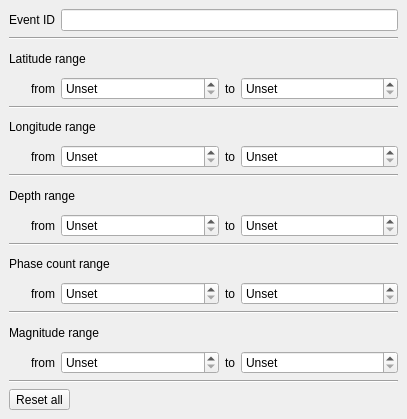
<?xml version="1.0" encoding="UTF-8"?>
<ui version="4.0">
 <class>EventFilter</class>
 <widget class="QWidget" name="EventFilter">
  <property name="geometry">
   <rect>
    <x>0</x>
    <y>0</y>
    <width>407</width>
    <height>419</height>
   </rect>
  </property>
  <property name="windowTitle">
   <string>Filter Settings</string>
  </property>
  <layout class="QVBoxLayout">
   <property name="spacing">
    <number>6</number>
   </property>
   <property name="leftMargin">
    <number>9</number>
   </property>
   <property name="topMargin">
    <number>9</number>
   </property>
   <property name="rightMargin">
    <number>9</number>
   </property>
   <property name="bottomMargin">
    <number>9</number>
   </property>
   <item>
    <layout class="QGridLayout">
     <property name="leftMargin">
      <number>0</number>
     </property>
     <property name="topMargin">
      <number>0</number>
     </property>
     <property name="rightMargin">
      <number>0</number>
     </property>
     <property name="bottomMargin">
      <number>0</number>
     </property>
     <property name="spacing">
      <number>6</number>
     </property>
     <item row="0" column="1" colspan="3">
      <widget class="QLineEdit" name="editEventID">
       <property name="toolTip">
        <string>EventID filter which allows wildcards (* and ?)</string>
       </property>
      </widget>
     </item>
     <item row="3" column="1">
      <widget class="Seiscomp::Gui::OptionalDoubleSpinBox" name="fromLatitude">
       <property name="specialValueText">
        <string>Unset</string>
       </property>
       <property name="suffix">
        <string>°</string>
       </property>
       <property name="decimals">
        <number>4</number>
       </property>
       <property name="minimum">
        <double>-90.000000000000000</double>
       </property>
       <property name="maximum">
        <double>90.000000000000000</double>
       </property>
       <property name="value">
        <double>-90.000000000000000</double>
       </property>
      </widget>
     </item>
     <item row="9" column="0">
      <widget class="QLabel" name="label_11">
       <property name="text">
        <string>from</string>
       </property>
       <property name="alignment">
        <set>Qt::AlignRight|Qt::AlignTrailing|Qt::AlignVCenter</set>
       </property>
      </widget>
     </item>
     <item row="15" column="0">
      <widget class="QLabel" name="label_14">
       <property name="text">
        <string>from</string>
       </property>
       <property name="alignment">
        <set>Qt::AlignRight|Qt::AlignTrailing|Qt::AlignVCenter</set>
       </property>
      </widget>
     </item>
     <item row="15" column="1">
      <widget class="Seiscomp::Gui::OptionalDoubleSpinBox" name="fromMagnitude">
       <property name="specialValueText">
        <string>Unset</string>
       </property>
       <property name="decimals">
        <number>1</number>
       </property>
       <property name="minimum">
        <double>-10.000000000000000</double>
       </property>
       <property name="maximum">
        <double>20.000000000000000</double>
       </property>
       <property name="singleStep">
        <double>0.500000000000000</double>
       </property>
       <property name="value">
        <double>-10.000000000000000</double>
       </property>
      </widget>
     </item>
     <item row="10" column="0" colspan="4">
      <widget class="QFrame" name="frame_3">
       <property name="frameShape">
        <enum>QFrame::HLine</enum>
       </property>
       <property name="frameShadow">
        <enum>QFrame::Sunken</enum>
       </property>
      </widget>
     </item>
     <item row="1" column="0" colspan="4">
      <widget class="QFrame" name="frame_4">
       <property name="frameShape">
        <enum>QFrame::HLine</enum>
       </property>
       <property name="frameShadow">
        <enum>QFrame::Sunken</enum>
       </property>
      </widget>
     </item>
     <item row="6" column="1">
      <widget class="Seiscomp::Gui::OptionalDoubleSpinBox" name="fromLongitude">
       <property name="specialValueText">
        <string>Unset</string>
       </property>
       <property name="suffix">
        <string>°</string>
       </property>
       <property name="decimals">
        <number>4</number>
       </property>
       <property name="minimum">
        <double>-180.000000000000000</double>
       </property>
       <property name="maximum">
        <double>180.000000000000000</double>
       </property>
       <property name="value">
        <double>-180.000000000000000</double>
       </property>
      </widget>
     </item>
     <item row="15" column="2">
      <widget class="QLabel" name="label_15">
       <property name="text">
        <string>to</string>
       </property>
      </widget>
     </item>
     <item row="6" column="3">
      <widget class="Seiscomp::Gui::OptionalDoubleSpinBox" name="toLongitude">
       <property name="specialValueText">
        <string>Unset</string>
       </property>
       <property name="suffix">
        <string>°</string>
       </property>
       <property name="decimals">
        <number>4</number>
       </property>
       <property name="minimum">
        <double>-180.000000000000000</double>
       </property>
       <property name="maximum">
        <double>180.000000000000000</double>
       </property>
       <property name="value">
        <double>-180.000000000000000</double>
       </property>
      </widget>
     </item>
     <item row="3" column="2">
      <widget class="QLabel" name="label_6">
       <property name="sizePolicy">
        <sizepolicy hsizetype="Maximum" vsizetype="Preferred">
         <horstretch>0</horstretch>
         <verstretch>0</verstretch>
        </sizepolicy>
       </property>
       <property name="text">
        <string>to</string>
       </property>
      </widget>
     </item>
     <item row="9" column="2">
      <widget class="QLabel" name="label_12">
       <property name="text">
        <string>to</string>
       </property>
      </widget>
     </item>
     <item row="6" column="2">
      <widget class="QLabel" name="label_9">
       <property name="text">
        <string>to</string>
       </property>
      </widget>
     </item>
     <item row="6" column="0">
      <widget class="QLabel" name="label_8">
       <property name="text">
        <string>from</string>
       </property>
       <property name="alignment">
        <set>Qt::AlignRight|Qt::AlignTrailing|Qt::AlignVCenter</set>
       </property>
      </widget>
     </item>
     <item row="9" column="1">
      <widget class="Seiscomp::Gui::OptionalDoubleSpinBox" name="fromDepth">
       <property name="specialValueText">
        <string>Unset</string>
       </property>
       <property name="suffix">
        <string>km</string>
       </property>
       <property name="minimum">
        <double>-999.000000000000000</double>
       </property>
       <property name="maximum">
        <double>999.000000000000000</double>
       </property>
       <property name="value">
        <double>-999.000000000000000</double>
       </property>
      </widget>
     </item>
     <item row="0" column="0">
      <widget class="QLabel" name="label_4">
       <property name="sizePolicy">
        <sizepolicy hsizetype="Maximum" vsizetype="Preferred">
         <horstretch>0</horstretch>
         <verstretch>0</verstretch>
        </sizepolicy>
       </property>
       <property name="text">
        <string>Event ID</string>
       </property>
      </widget>
     </item>
     <item row="15" column="3">
      <widget class="Seiscomp::Gui::OptionalDoubleSpinBox" name="toMagnitude">
       <property name="specialValueText">
        <string>Unset</string>
       </property>
       <property name="decimals">
        <number>1</number>
       </property>
       <property name="minimum">
        <double>-10.000000000000000</double>
       </property>
       <property name="maximum">
        <double>20.000000000000000</double>
       </property>
       <property name="singleStep">
        <double>0.500000000000000</double>
       </property>
       <property name="value">
        <double>-10.000000000000000</double>
       </property>
      </widget>
     </item>
     <item row="4" column="0" colspan="4">
      <widget class="QFrame" name="frame">
       <property name="frameShape">
        <enum>QFrame::HLine</enum>
       </property>
       <property name="frameShadow">
        <enum>QFrame::Sunken</enum>
       </property>
      </widget>
     </item>
     <item row="11" column="0" colspan="4">
      <widget class="QLabel" name="label_2">
       <property name="text">
        <string>Phase count range</string>
       </property>
      </widget>
     </item>
     <item row="3" column="0">
      <widget class="QLabel" name="label_5">
       <property name="sizePolicy">
        <sizepolicy hsizetype="Preferred" vsizetype="Preferred">
         <horstretch>0</horstretch>
         <verstretch>0</verstretch>
        </sizepolicy>
       </property>
       <property name="text">
        <string>from</string>
       </property>
       <property name="alignment">
        <set>Qt::AlignRight|Qt::AlignTrailing|Qt::AlignVCenter</set>
       </property>
      </widget>
     </item>
     <item row="7" column="0" colspan="4">
      <widget class="QFrame" name="frame_2">
       <property name="frameShape">
        <enum>QFrame::HLine</enum>
       </property>
       <property name="frameShadow">
        <enum>QFrame::Sunken</enum>
       </property>
      </widget>
     </item>
     <item row="8" column="0" colspan="4">
      <widget class="QLabel" name="label_10">
       <property name="text">
        <string>Depth range</string>
       </property>
      </widget>
     </item>
     <item row="9" column="3">
      <widget class="Seiscomp::Gui::OptionalDoubleSpinBox" name="toDepth">
       <property name="specialValueText">
        <string>Unset</string>
       </property>
       <property name="suffix">
        <string>km</string>
       </property>
       <property name="minimum">
        <double>-999.000000000000000</double>
       </property>
       <property name="maximum">
        <double>999.000000000000000</double>
       </property>
       <property name="value">
        <double>-999.000000000000000</double>
       </property>
      </widget>
     </item>
     <item row="3" column="3">
      <widget class="Seiscomp::Gui::OptionalDoubleSpinBox" name="toLatitude">
       <property name="specialValueText">
        <string>Unset</string>
       </property>
       <property name="suffix">
        <string>°</string>
       </property>
       <property name="decimals">
        <number>4</number>
       </property>
       <property name="minimum">
        <double>-90.000000000000000</double>
       </property>
       <property name="maximum">
        <double>90.000000000000000</double>
       </property>
       <property name="value">
        <double>-90.000000000000000</double>
       </property>
      </widget>
     </item>
     <item row="5" column="0" colspan="4">
      <widget class="QLabel" name="label_7">
       <property name="text">
        <string>Longitude range</string>
       </property>
      </widget>
     </item>
     <item row="2" column="0" colspan="4">
      <widget class="QLabel" name="label">
       <property name="text">
        <string>Latitude range</string>
       </property>
      </widget>
     </item>
     <item row="14" column="0" colspan="4">
      <widget class="QLabel" name="label_13">
       <property name="text">
        <string>Magnitude range</string>
       </property>
      </widget>
     </item>
     <item row="13" column="0" colspan="4">
      <widget class="QFrame" name="frame_6">
       <property name="sizePolicy">
        <sizepolicy hsizetype="Minimum" vsizetype="Fixed">
         <horstretch>0</horstretch>
         <verstretch>0</verstretch>
        </sizepolicy>
       </property>
       <property name="frameShape">
        <enum>QFrame::HLine</enum>
       </property>
       <property name="frameShadow">
        <enum>QFrame::Sunken</enum>
       </property>
      </widget>
     </item>
     <item row="12" column="0">
      <widget class="QLabel" name="label_3">
       <property name="text">
        <string>from</string>
       </property>
       <property name="alignment">
        <set>Qt::AlignRight|Qt::AlignTrailing|Qt::AlignVCenter</set>
       </property>
      </widget>
     </item>
     <item row="12" column="2">
      <widget class="QLabel" name="label_16">
       <property name="text">
        <string>to</string>
       </property>
      </widget>
     </item>
     <item row="12" column="1">
      <widget class="Seiscomp::Gui::OptionalDoubleSpinBox" name="fromPhase">
       <property name="specialValueText">
        <string>Unset</string>
       </property>
       <property name="decimals">
        <number>0</number>
       </property>
       <property name="minimum">
        <double>1.000000000000000</double>
       </property>
       <property name="maximum">
        <double>999.000000000000000</double>
       </property>
      </widget>
     </item>
     <item row="12" column="3">
      <widget class="Seiscomp::Gui::OptionalDoubleSpinBox" name="toPhase">
       <property name="specialValueText">
        <string>Unset</string>
       </property>
       <property name="decimals">
        <number>0</number>
       </property>
       <property name="minimum">
        <double>1.000000000000000</double>
       </property>
       <property name="maximum">
        <double>999.000000000000000</double>
       </property>
      </widget>
     </item>
    </layout>
   </item>
   <item>
    <widget class="QFrame" name="frame_5">
     <property name="frameShape">
      <enum>QFrame::HLine</enum>
     </property>
     <property name="frameShadow">
      <enum>QFrame::Sunken</enum>
     </property>
    </widget>
   </item>
   <item>
    <widget class="QToolButton" name="btnReset">
     <property name="text">
      <string>Reset all</string>
     </property>
    </widget>
   </item>
  </layout>
 </widget>
 <customwidgets>
  <customwidget>
   <class>Seiscomp::Gui::OptionalDoubleSpinBox</class>
   <extends>QDoubleSpinBox</extends>
   <header>seiscomp/gui/core/optionaldoublespinbox.h</header>
  </customwidget>
 </customwidgets>
 <tabstops>
  <tabstop>fromLatitude</tabstop>
  <tabstop>toLatitude</tabstop>
  <tabstop>fromLongitude</tabstop>
  <tabstop>toLongitude</tabstop>
  <tabstop>fromDepth</tabstop>
  <tabstop>toDepth</tabstop>
  <tabstop>fromMagnitude</tabstop>
  <tabstop>toMagnitude</tabstop>
 </tabstops>
 <resources/>
 <connections/>
</ui>
